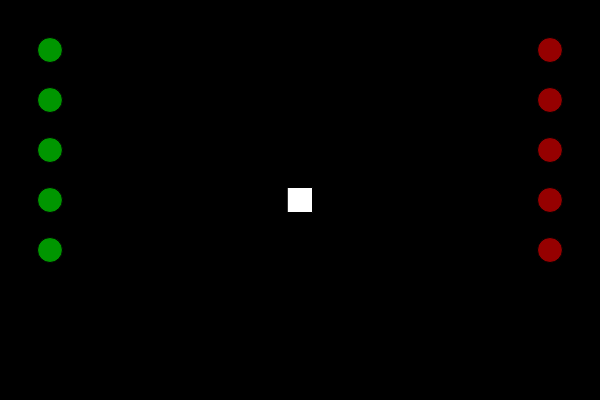
Frame 1 (no input)
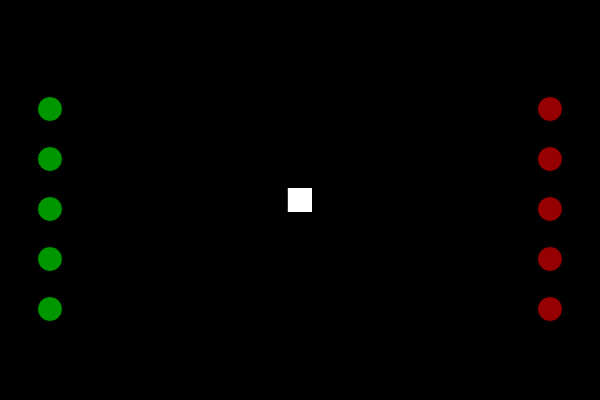
Frame 60 (no input)
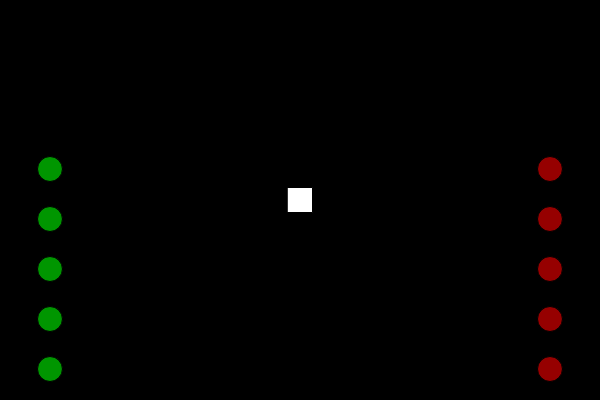
Frame 120 (the mouse pressed at the canvas centre since frame 60)

The p5.js sketch that drew these frames (run headless with seeded random() and noise() and a simulated clock; from frame 60 on, the mouse is pressed at the canvas centre):

// p5.js sketch
// ── sketch.js
let player;
let alien; 
let human;
let humanArmy =[];
let alienArmy =[];
let hearts = [];
let candys = [];
function setup(){
	createCanvas(600, 400);
	player = new Player(); 
	for (let i = 0; i<5; i++){
		alienArmy[i] = new Alien(50,i*50+50);
	}
	for (let i = 0; i<5; i++){
		humanArmy[i]= new Human(550, i*50+50); 
	}
}

function draw(){
	background (0); 
	player.show(); 
	for (let i = 0; i< hearts.length; i++){
		hearts[i].show();
		hearts[i].move();
		for (let j = 0 ; j < humanArmy.length; j++){
			if (hearts[i].hit(humanArmy[j])){
				hearts[i].gone();
				humanArmy[j].hit();
				console.log("hungry");
			}
		}
	}
	
	for (let i = 0; i< candys.length; i++){
		candys[i].show();
		candys[i].move();
		for (let j =0; j < alienArmy.length; j++){
			if (candys[i].hit(alienArmy[j])){
				candys[i].gone();
				alienArmy[j].hit();
				console.log("mmmmm");
			}
		}
	}
	let upAlien = false; 
	let upHuman = false; 

	for(let i = 0; i <alienArmy.length; i++){
		alienArmy[i].show();
		alienArmy[i].move();
		if (alienArmy[i].y > height|| alienArmy[i].y <= 0){
			upAlien = true;
		}
	}
	for (let i = 0; i<humanArmy.length; i++){
		humanArmy[i].show();
		humanArmy[i].move();
		if(humanArmy[i].y > height|| humanArmy[i].y <= 0){
			upHuman = true; 
		}
	}

	if (upAlien){
		for(let i = 0; i < alienArmy.length; i++){
			alienArmy[i].shiftRight();
		}
	}

	if(upHuman){
		for(let i = 0; i< humanArmy.length; i++){
			humanArmy[i].shiftLeft();
		}
	}
		for(let i = 0; i <alienArmy.length; i++){
		if (alienArmy[i].struck){
			alienArmy.splice(i,1); 

		}
	}
	for (let i = 0; i<hearts.length; i++){
		if (hearts[i].toDelete){
			hearts.splice(i,1);
		}
	}
	
	for (let i = 0; i<humanArmy.length; i++){
		if (humanArmy[i].struck){
			humanArmy.splice(i,1);
		}
	}
	for (let i = 0; i<candys.length; i++){
		if (candys[i].toDelete){
			candys.splice(i,1);
		}
	}
}

function keyPressed(){
	if (keyCode ===  UP_ARROW){
		player.move(-1);
	}
	else if ( keyCode === DOWN_ARROW){
		player.move(1);
	}
	else if (keyCode ===RIGHT_ARROW){
		let heart = new Heart(player.x, player.y);
		hearts.push(heart);

	}
	else if(keyCode === LEFT_ARROW){
		let candy = new Candy(player.x, player.y);
		candys.push(candy);

	}
}
// ── alien.js
function Alien(x, y){
	this.x = x;
	this.y = y; 
	this.r = 12.5;
	this.struck = false; 
	this.ydir = 1;
	
this.show = function(){
	fill(0,150,0);
	ellipse(this.x, this.y, this.r*2,this.r*2); 
}

this.move = function(){
	this.y = this.y + this.ydir;

}
this.hit = function(){
	this.struck = true; 
}

this.shiftRight = function(){
	this.ydir *= -1;
	this.x += this.r;
}

}
// ── candy.js
function Candy(x, y){
	this.x = x;
	this.y = y; 
	this.r = 4;
	this.toDelete = false; 
	
this.show = function(){
	fill(0,0, 150);
	ellipse(this.x, this.y, this.r*2, this.r*2); 
}

this.hit = function(alien){
	let d = dist(this.x, this.y, alien.x, alien.y);
	if (d < this.r + alien.r){
		return true;
	}
	else {
		return false; 
	}
}

this.gone = function(){
	toDelete = true;
}

this.move = function(){
	this.x = this.x-1;
}

}
// ── heart.js
function Heart(x, y){
	this.x = x;
	this.y = y; 
	this.r = 4;
	this.toDelete = false
	
this.show = function(){
	fill(150,0, 0);
	ellipse(this.x, this.y, this.r*2,this.r*2); 
}

this.hit = function(human){
	let d = dist(this.x, this.y, human.x, human.y);
	if (d < this.r + human.r){
		return true;
	}
	else {
		return false; 
	}
}

this.move = function(){
	this.x = this.x+1;
}

this.gone = function(){
	toDelete = true;

} 

}
// ── human.js
function Human(x, y){
	this.x = x;
	this.y = y; 
	this.r = 12.5;
	this.struck = false; 
	this.ydir = 1;
	
this.show = function(){
	fill(150,0,0);
	ellipse(this.x, this.y, this.r*2,this.r*2); 
}

this.move = function(){
	this.y = this.y + this.ydir;

}

this.hit = function(){
	this.struck = true;
}

this.shiftLeft = function(){
	this.x -= this.r; 
	this.ydir *= -1;
}
}
// ── player.js
function Player(){
	this.x = width/2;
	this.y = height/2; 
	
this.show = function(){
	fill(255);
	rectMode(CENTER);
	rect(this.x, this.y, 25,25); 
}

this.move = function(dir){
	this.y +=dir*5; 
}

}
